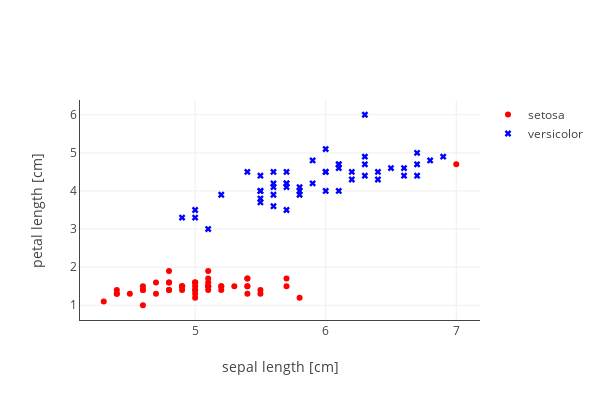

The cell this chart's notebook holds for it:
### Code cell
# Create a trace
trace1 = go.Scatter(
    x = X[:50, 0],
    y = X[:50, 1],
    mode = 'markers',
    marker = dict(color = 'red'),
    name = 'setosa'
)


trace2 = go.Scatter(
    x = X[50:100, 0],
    y = X[50:100, 1],
    mode = 'markers',
    marker = dict(symbol = 'x',color = 'blue'),
    name = 'versicolor'
)

data = [trace1,trace2]

layout = go.Layout(
    width=600,
    height=400,
    xaxis= dict(
        title= 'sepal length [cm]',
        zeroline= True,
        showline=True
    ),
    yaxis= dict(
        title= 'petal length [cm]',
        showline=True
    )
)
fig = go.Figure(data=data, layout=layout)
# Plot and embed in ipython notebook!
iplot(fig)

### Figure 1 — Plotly figure (JSON) as saved in the notebook; plotly's stock layout.template omitted (floating-point values rounded to 4 significant figures)
{"data": [{"marker": {"color": "red"}, "mode": "markers", "name": "setosa", "type": "scatter", "x": [4.9, 4.7, 4.6, 5, 5.4, 4.6, 5, 4.4, 4.9, 5.4, 4.8, 4.8, 4.3, 5.8, 5.7, 5.4, 5.1, 5.7, 5.1, 5.4, 5.1, 4.6, 5.1, 4.8, 5, 5, 5.2, 5.2, 4.7, 4.8, 5.4, 5.2, 5.5, 4.9, 5, 5.5, 4.9, 4.4, 5.1, 5, 4.5, 4.4, 5, 5.1, 4.8, 5.1, 4.6, 5.3, 5, 7], "y": [1.4, 1.3, 1.5, 1.4, 1.7, 1.4, 1.5, 1.4, 1.5, 1.5, 1.6, 1.4, 1.1, 1.2, 1.5, 1.3, 1.4, 1.7, 1.5, 1.7, 1.5, 1, 1.7, 1.9, 1.6, 1.6, 1.5, 1.4, 1.6, 1.6, 1.5, 1.5, 1.4, 1.5, 1.2, 1.3, 1.5, 1.3, 1.5, 1.3, 1.3, 1.3, 1.6, 1.9, 1.4, 1.6, 1.4, 1.5, 1.4, 4.7]}, {"marker": {"color": "blue", "symbol": "x"}, "mode": "markers", "name": "versicolor", "type": "scatter", "x": [6.4, 6.9, 5.5, 6.5, 5.7, 6.3, 4.9, 6.6, 5.2, 5, 5.9, 6, 6.1, 5.6, 6.7, 5.6, 5.8, 6.2, 5.6, 5.9, 6.1, 6.3, 6.1, 6.4, 6.6, 6.8, 6.7, 6, 5.7, 5.5, 5.5, 5.8, 6, 5.4, 6, 6.7, 6.3, 5.6, 5.5, 5.5, 6.1, 5.8, 5, 5.6, 5.7, 5.7, 6.2, 5.1, 5.7, 6.3], "y": [4.5, 4.9, 4, 4.6, 4.5, 4.7, 3.3, 4.6, 3.9, 3.5, 4.2, 4, 4.7, 3.6, 4.4, 4.5, 4.1, 4.5, 3.9, 4.8, 4, 4.9, 4.7, 4.3, 4.4, 4.8, 5, 4.5, 3.5, 3.8, 3.7, 3.9, 5.1, 4.5, 4.5, 4.7, 4.4, 4.1, 4, 4.4, 4.6, 4, 3.3, 4.2, 4.2, 4.2, 4.3, 3, 4.1, 6]}], "layout": {"height": 400, "width": 600, "xaxis": {"showline": true, "title": "sepal length [cm]", "zeroline": true}, "yaxis": {"showline": true, "title": "petal length [cm]"}}}
